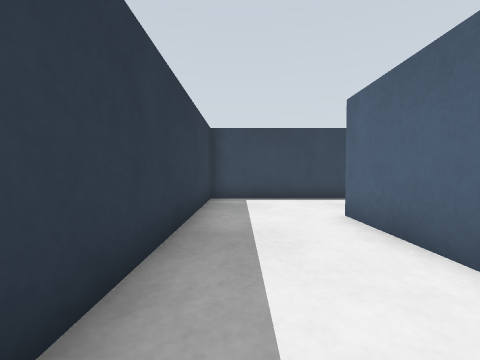
View 1 (above)

24 first-person views from a walk through a world built for the Gazebo simulator. The camera is 0.23 m above the floor, tilts 2° down and sees 90° across. The floor is counted in squares, 0.25 m on a side. Each view is taken from the middle of a square. On the plan, view 1 faces up. The plan holds only what a view shows up to about 10 squares ahead; the rest is blank.

View 2
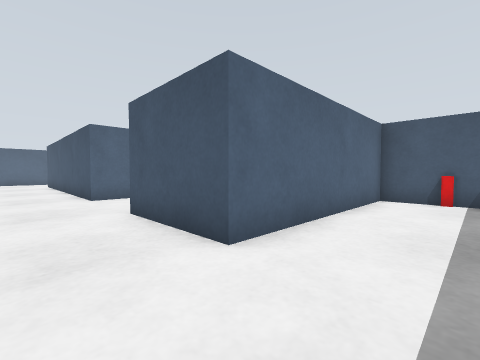

View 3
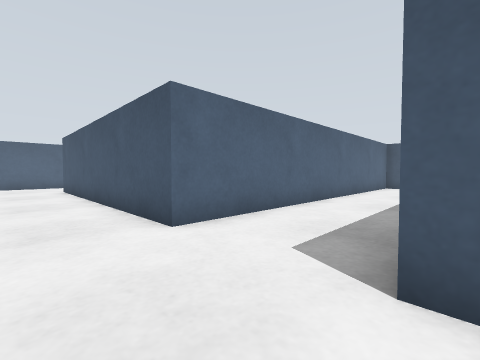

View 4
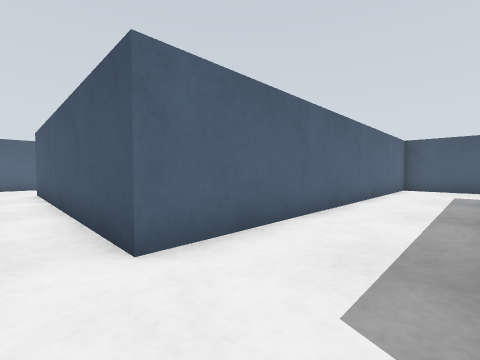

View 5
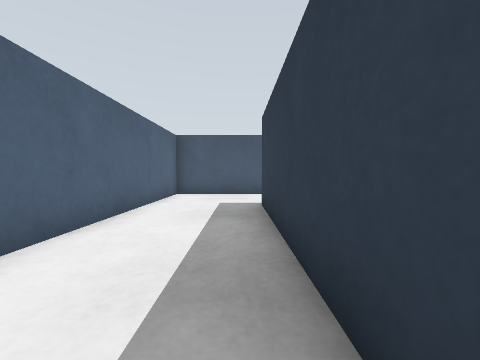

View 6
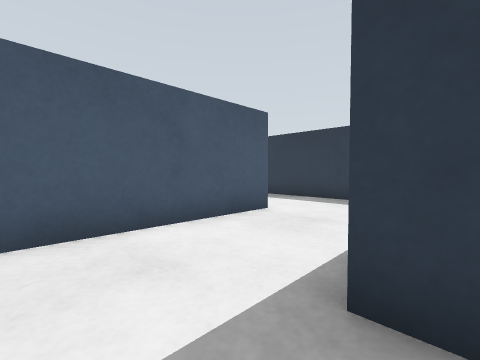

View 7
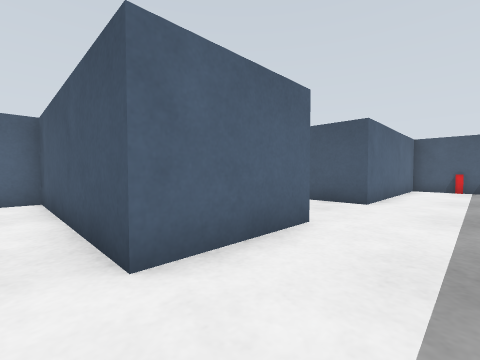

View 8
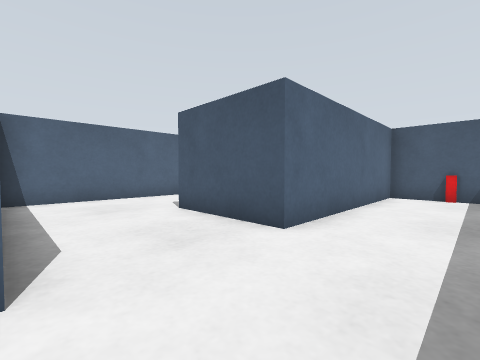

View 9
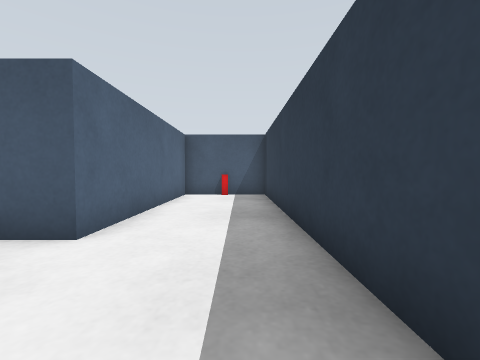

View 10
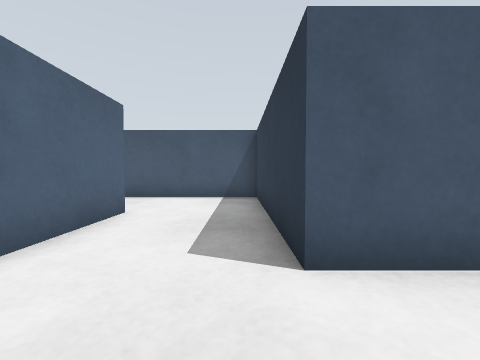

View 11
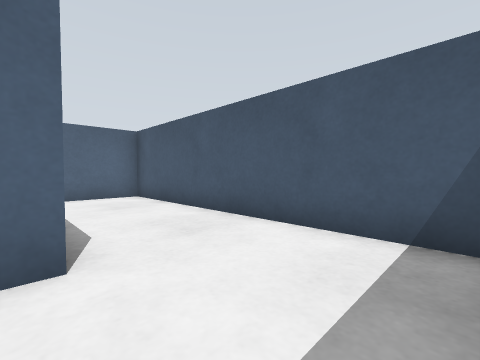

View 12
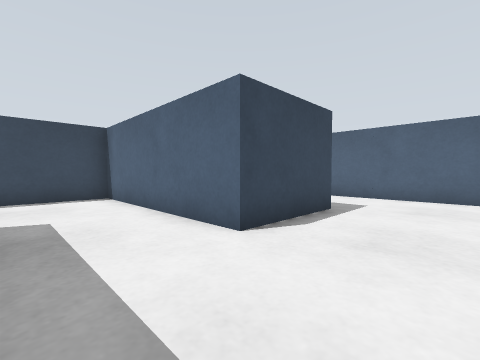

View 13
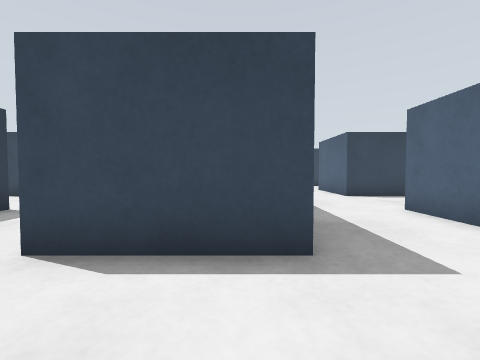

View 14
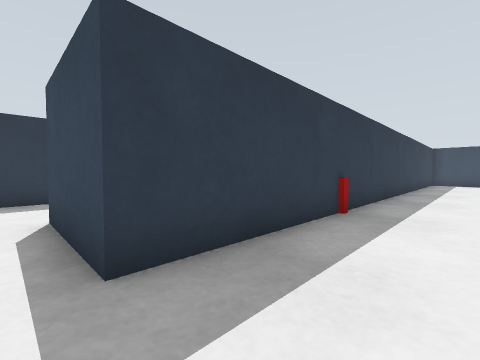

View 15
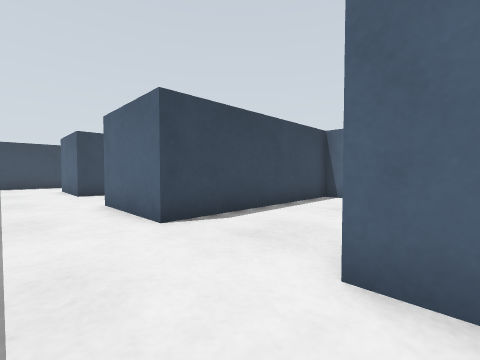

View 16
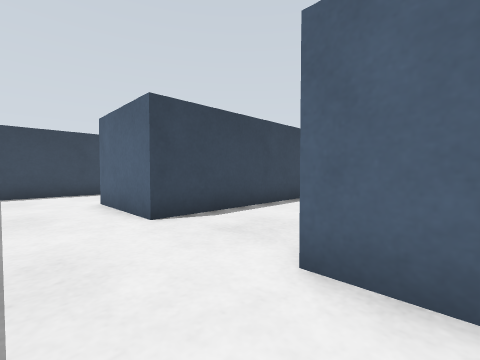

View 17
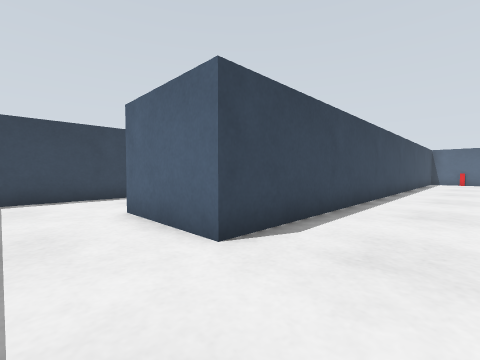

View 18
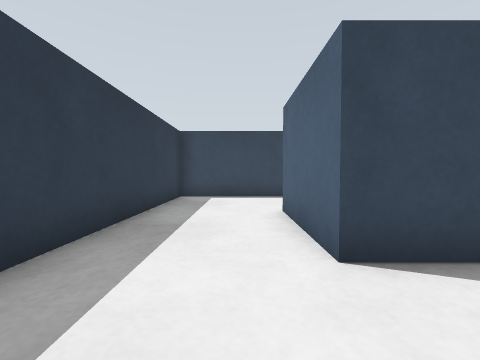

View 19
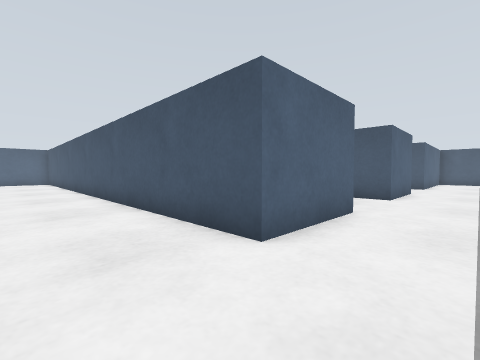

View 20
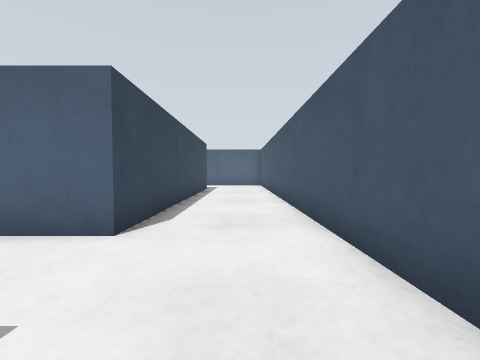

View 21
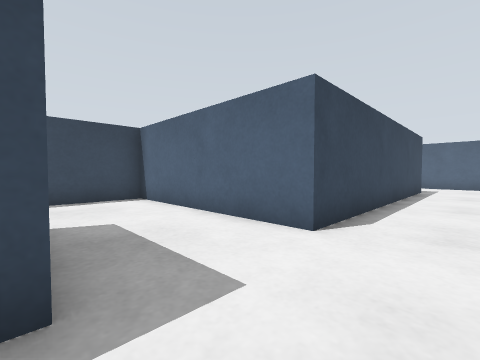

View 22
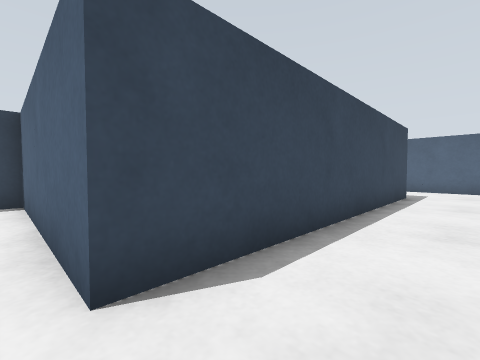

View 23
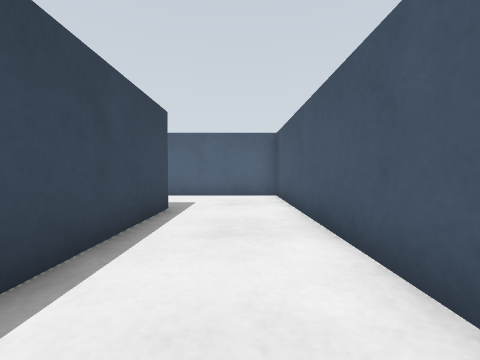

View 24
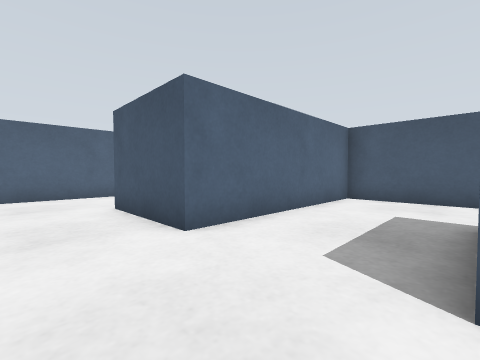

### Floor plan
Points are (right, up) in squares from view 1. A wall is a line through its corners. A room is listed if a view was taken in it or the views show most of it. See-through windows are left out.
Room 1 (views 1, 2, 3, 4, 5, 6, 7, 8, 9, 10, 11, 12, 13, 14, 15, 16, 17, 18, 19, 20, 21, 22, 23, 24)
walls: (21.4, -11.8) (21.4, -11) (15, -11) (15, -7.8) (16.2, -7.8); (24.9, -4.6) (15, -4.6) (15, -1.4) (34.2, -1.4) (34.2, 5) (37.5, 5); (16.2, 1.8) (11.8, 1.8) (11.8, -17.4) (8.6, -17.4) (8.6, -11) (5.9, -11); (31, 1.8) (21.4, 1.8) (21.4, 8.2) (18.9, 8.2); (5.4, 1.5) (5.4, -4.6); (2.8, -11) (2.2, -11) (2.2, -7.8) (8.6, -7.8) (8.6, 5) (18.2, 5); (-0.1, -1.4) (2.2, -1.4) (2.2, 5) (5.5, 5); (-1, -6.9) (-1, -10.2); (-1, -11.9) (-1, -20.6) (2.2, -20.6) (2.2, -14.2) (5.4, -14.2) (5.4, -20.6) (15, -20.6) (15, -14.1); (3.6, 8.2) (-1, 8.2) (-1, 0.9); (40.6, 3.9) (40.6, 7.1)
objects: red box (1, -21) to (1, -20); red box (1, -1); red box (12, -13)

Positions as (right, up) in squares from view 1, and headings:
1: (0, 0), facing up
2: (0, 7), facing down-right
3: (5, 7), facing down-right
4: (6, 6), facing down-right
5: (6, 2), facing down
6: (7, -4), facing down-left
7: (0, -7), facing down-right
8: (0, -11), facing down-right
9: (0, -11), facing down
10: (6, -12), facing down
11: (6, -17), facing down-right
12: (6, -20), facing up-right
13: (11, -20), facing up
14: (14, -18), facing up-left
15: (13, -15), facing up-right
16: (13, -9), facing up-right
17: (13, -7), facing up-right
18: (14, -7), facing up
19: (13, 1), facing down-right
20: (18, 0), facing right
21: (18, 0), facing up-right
22: (21, 0), facing up-right
23: (25, 0), facing right
24: (31, 7), facing down-right
